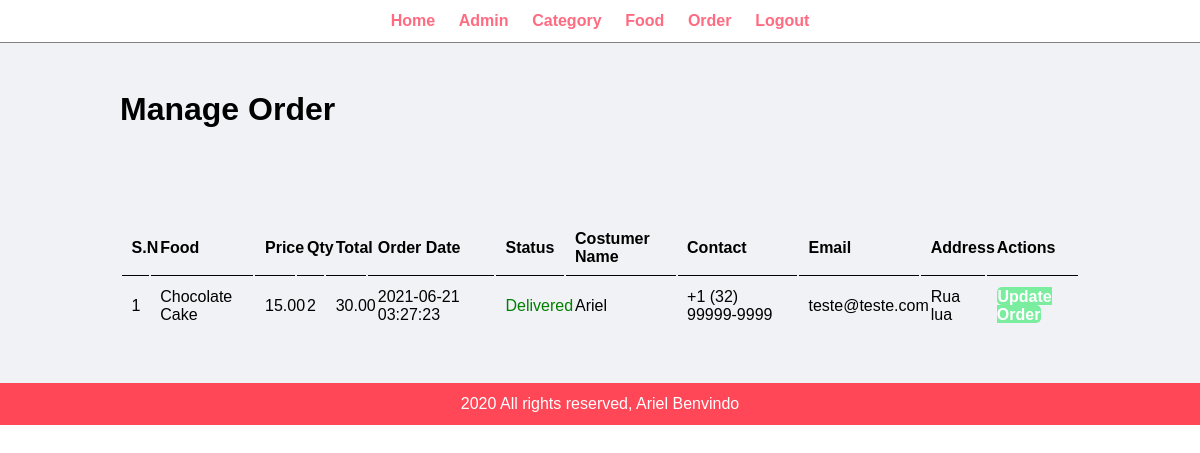
/admin/manage-order.php (signed in), run on the app's committed database.
### tables this page shows
CREATE TABLE `tbl_order` (
  `id` int(10) UNSIGNED NOT NULL,
  `food` varchar(150) NOT NULL,
  `price` decimal(10,2) NOT NULL,
  `qty` int(11) NOT NULL,
  `total` decimal(10,2) NOT NULL,
  `order_date` datetime NOT NULL,
  `status` varchar(50) NOT NULL,
  `costumer_name` varchar(150) NOT NULL,
  `costumer_contact` varchar(20) NOT NULL,
  `costumer_email` varchar(150) NOT NULL,
  `costumer_address` varchar(255) NOT NULL
);

### admin/manage-order.php (the view, shortened to what this page needs)
<?php include 'partials/menu.php'; ?>
        <div class="main-content">
            <div class="wrapper">
                <h1>Manage Order</h1>
                <br/><br/><br/>
                <br><br>
                <table class="tbl-full">
                    <tr>
                        <th>S.N</th>
                        <th>Food</th>
                        <th>Price</th>
                        <th>Qty</th>
                        <th>Total</th>
                        <th>Order Date</th>
                        <th>Status</th>
                        <th>Costumer Name</th>
                        <th>Contact</th>
                        <th>Email</th>
                        <th>Address</th>
                        <th>Actions</th>
                    </tr>
                    <?php
                        $sql = "SELECT * FROM tbl_order ORDER BY id DESC";
                        $res = mysqli_query($conn,$sql);
                        $count = mysqli_num_rows($res);
                        $sn = 1;
                        if($count>0){
                            while($row=mysqli_fetch_assoc($res)){
                                $id = $row['id'];
                                $food = $row['food'];
                                $price = $row['price'];
                                $qty = $row['qty'];
                                $total = $row['total'];
                                $order_date = $row['order_date'];
                                $status = $row['status'];
                                $costumer_name = $row['costumer_name'];
                                $costumer_contact = $row['costumer_contact'];
                                $costumer_email = $row['costumer_email'];
                                $costumer_address = $row['costumer_address'];
                                ?>
                                    <tr>
                                        <td><?php echo $sn++; ?></td>
                                        <td><?php echo $food; ?></td>
                                        <td><?php echo $price; ?></td>
                                        <td><?php echo $qty; ?></td>
                                        <td><?php echo $total; ?></td>
                                        <td><?php echo $order_date; ?></td>
                                        <td>
                                            <?php
                                                if($status=="Ordered"){
                                                    echo "<label>$status</label>";
                                                }elseif($status=="On Delivery"){
                                                    echo "<label style='color: orange;'>$status</label>";
                                                }elseif($status=="Delivered"){
                                                    echo "<label style='color: green;'>$status</label>";
                                                }elseif($status="Cancelled"){
                                                    echo "<label style='color: red;'>$status</label>";
                                                }
                                            ?>
                                        </td>
                                        <td><?php echo $costumer_name; ?></td>
                                        <td><?php echo $costumer_contact; ?></td>
                                        <td><?php echo $costumer_email; ?></td>
                                        <td><?php echo $costumer_address; ?></td>
                                        <td>
                                            <a href="<?php echo SITEURL; ?>admin/update-order.php?id=<?php echo $id; ?>" class="btn-secondary">Update Order</a>
                                        </td>
                                    </tr>
                                <?php
                            }
                        }else{
                            ?>
                            <tr>
                                <td colspan="11"><div class="error" style="color: red;">No Food Added.</div></td>
                            </tr>
                            <?php
                        }
                    ?>
                </table>
            </div>
        </div>
<?php include 'partials/footer.php'; ?>

### css/admin.css (style rules this page uses)
* { margin: 0; padding: 0; font-family: Arial, Helvetica, sans-serif; }
.wrapper { padding: 1%; width: 80%; margin: 0 auto; }
.btn-secondary { background-color:#7bed9f; padding: 1%; color: #fff; text-decoration: none; border-radius: 5px; font-weight: bold; outline: none; }
.main-content { background-color: #f1f2f6; padding: 3% 0; }

### css/table.css (style rules this page uses)
.tbl-full { width: 100%; }
table tr th { border-bottom: 1px solid black; padding: 1%; text-align: left; }
table tr td { padding: 1%; }

### data on the page
tbl_order: food "Chocolate Cake", price "15.00", qty "2", total "30.00", order_date "2021-06-21 03:27:23", status "Delivered", costumer_name "Ariel", costumer_contact "+1 (32) 99999-9999", costumer_email "teste@teste.com", costumer_address "Rua lua"
